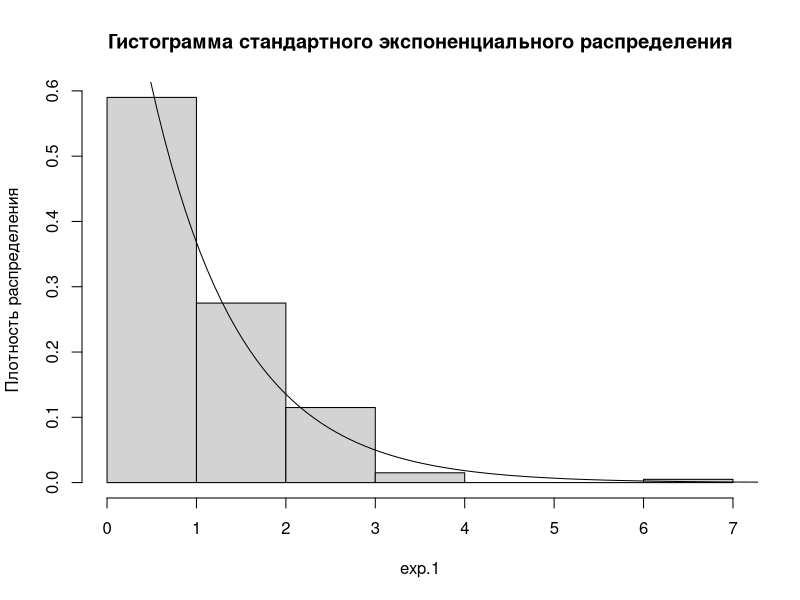
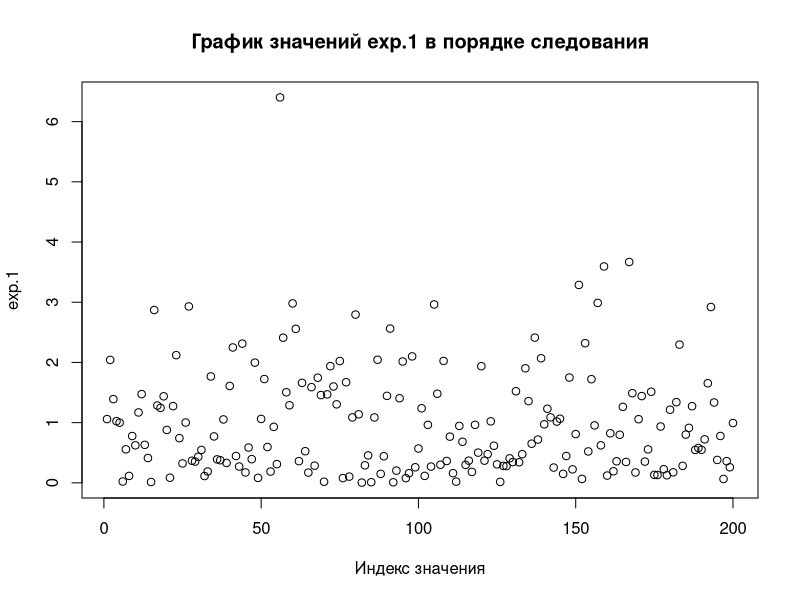
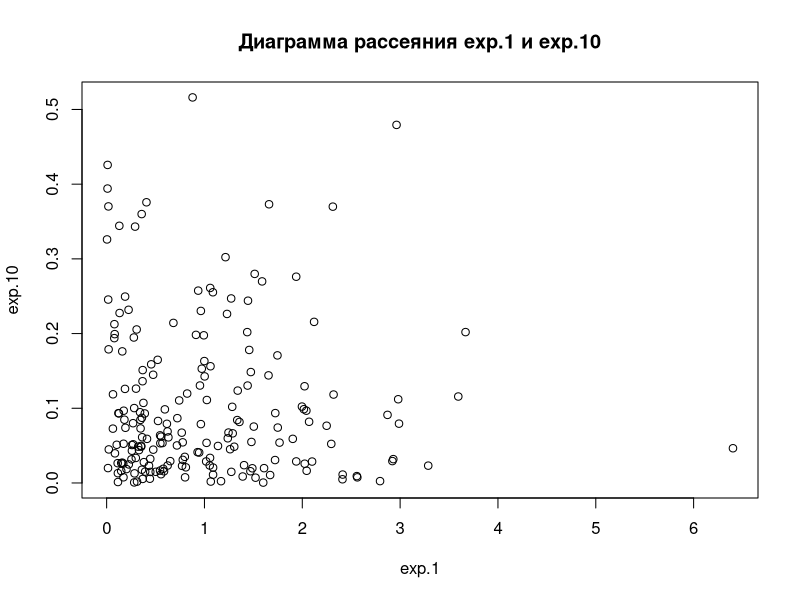
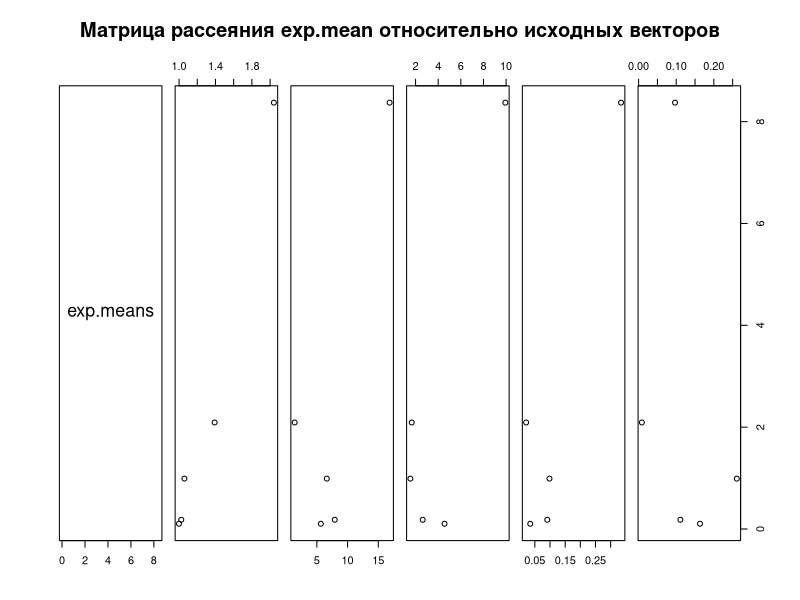
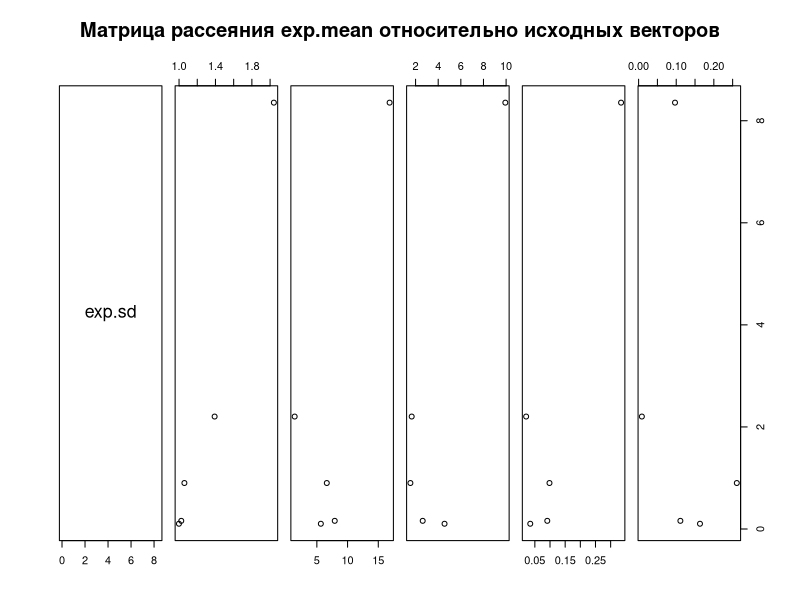
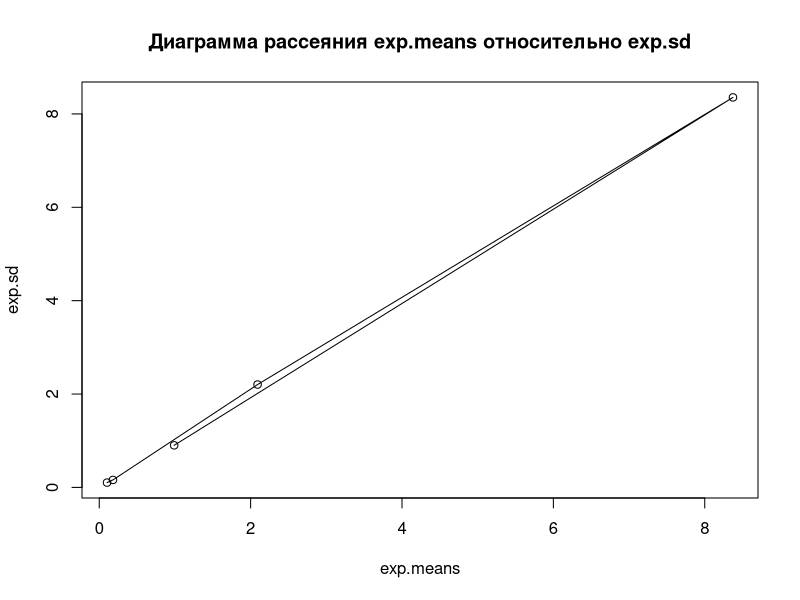
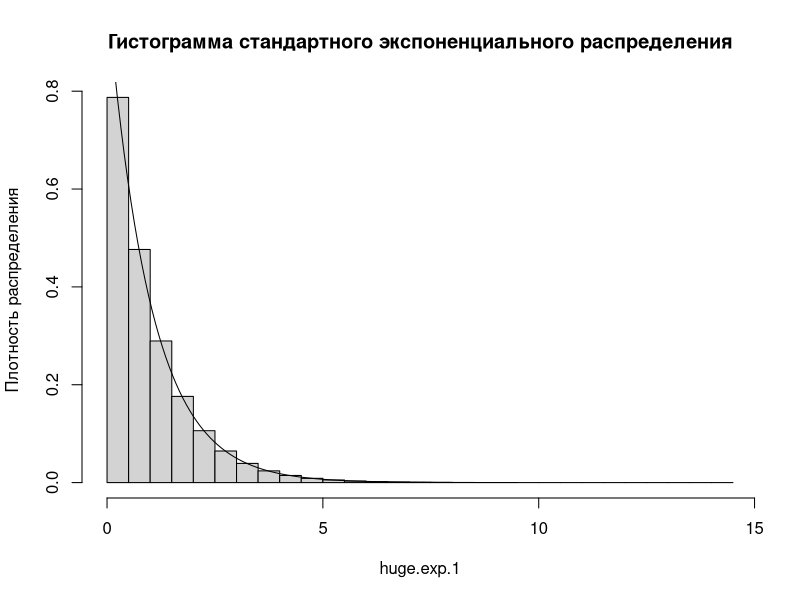
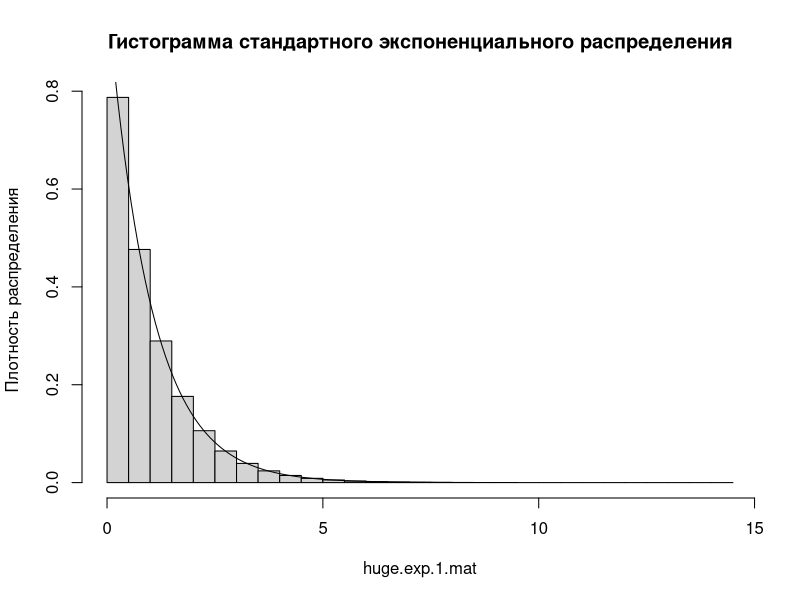

The R source for these figures, in order:
## ---- chunk 1
exp.1<-rexp(200)
mean.exp.1<-mean(exp.1)
sd.exp.1<-sd(exp.1)
mean.exp.1
sd.exp.1
## ---- chunk 2
exp.0.1<-rexp(200, 0.1)
mean.exp.0.1<-mean(exp.0.1)
sd.exp.0.1<-sd(exp.0.1)
mean.exp.0.1
sd.exp.0.1

exp.0.5<-rexp(200, 0.5)
mean.exp.0.5<-mean(exp.0.5)
sd.exp.0.5<-sd(exp.0.5)
mean.exp.0.5
sd.exp.0.5

exp.5<-rexp(200, 5)
mean.exp.5<-mean(exp.5)
sd.exp.5<-sd(exp.5)
mean.exp.5
sd.exp.5

exp.10<-rexp(200, 10)
mean.exp.10<-mean(exp.10)
sd.exp.10<-sd(exp.10)
mean.exp.10
sd.exp.10
## ---- chunk 3
hist(exp.1, prob = TRUE, main = "Гистограмма стандартного экспоненциального распределения", ylab="Плотность распределения")
curve(dexp(x), from = 0, to = 8, add = TRUE)
## ---- chunk 4
plot(exp.1, xlab="Индекс значения", main="График значений exp.1 в порядке следования")
## ---- chunk 5
plot(exp.1, exp.10, main="Диаграмма рассеяния exp.1 и exp.10")
## ---- chunk 6
exp.means<-c(mean.exp.1, mean.exp.0.1, mean.exp.0.5, mean.exp.5, mean.exp.10)
exp.means
## ---- chunk 7
pairs(~exp.means+exp.1[1:5]+exp.0.1[1:5]+exp.0.5[1:5]+exp.5[1:5]+exp.10[1:5], main="Матрица рассеяния exp.mean относительно исходных векторов", horInd=1)
## ---- chunk 8
exp.sd <- c(sd.exp.1, sd.exp.0.1, sd.exp.0.5, sd.exp.5, sd.exp.10)
exp.sd
## ---- chunk 9
pairs(~exp.sd+exp.1[1:5]+exp.0.1[1:5]+exp.0.5[1:5]+exp.5[1:5]+exp.10[1:5], main="Матрица рассеяния exp.mean относительно исходных векторов", horInd=1)
## ---- chunk 10
plot(exp.means, exp.sd, main="Диаграмма рассеяния exp.means относительно exp.sd")
lines(exp.means, exp.sd)
## ---- chunk 11
huge.exp.1<-rexp(1100000)
mean.huge.exp.1 <- mean(huge.exp.1)
sd.huge.exp.1<-sd(huge.exp.1)
mean.huge.exp.1
sd.huge.exp.1
## ---- chunk 12
hist(huge.exp.1, prob = TRUE, main = "Гистограмма стандартного экспоненциального распределения", ylab="Плотность распределения")
curve(dexp(x), from = 0, to = 8, add = TRUE)
## ---- chunk 13
huge.exp.1.greater.1<-huge.exp.1>1
mean.exp.1.greater.1<-mean(huge.exp.1.greater.1)
mean.exp.1.greater.1
## ---- chunk 14
huge.exp.1.mat<-matrix(huge.exp.1, nrow=1100, ncol=1000)
hist(huge.exp.1.mat, prob = TRUE, main = "Гистограмма стандартного экспоненциального распределения", ylab="Плотность распределения")
curve(dexp(x), from = 0, to = 8, add = TRUE)
## ---- chunk 15
colMeans(huge.exp.1.mat)[137]
## ---- chunk 16
colmeans.huge.exp.1<-colMeans(huge.exp.1.mat)
hist(colmeans.huge.exp.1, prob = TRUE, main = "Гистограмма средних значений колонок", ylab="Плотность распределения")
## ---- chunk 17
huge.exp.square.1<-huge.exp.1^2
mean.huge.exp.square.1<-mean(huge.exp.square.1)
sd.huge.exp.square.1<-sd(huge.exp.square.1)
mean.huge.exp.1
mean.huge.exp.square.1
sd.huge.exp.1
sd.huge.exp.square.1
